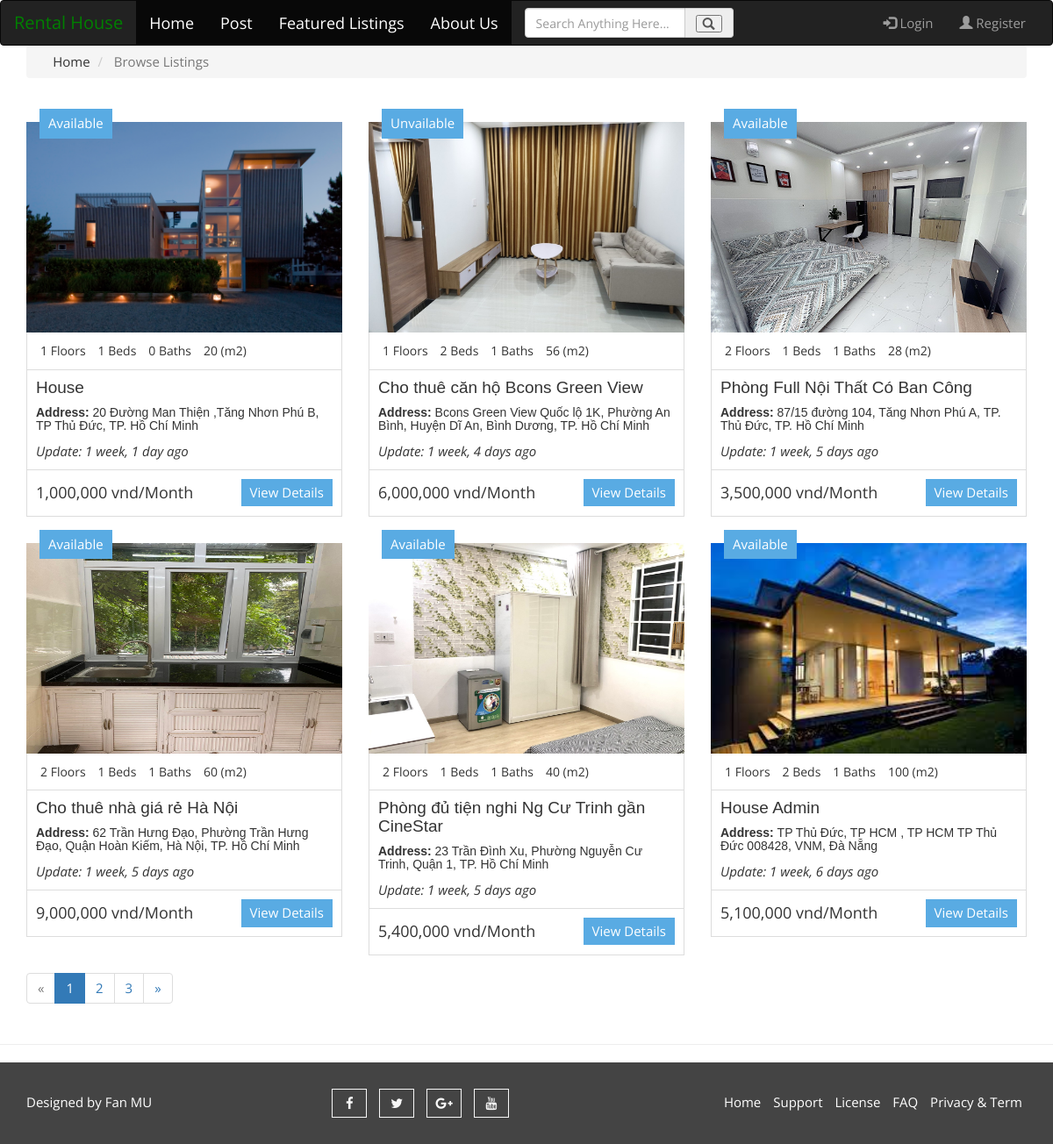
The page /listings/ on the database as committed earlier.
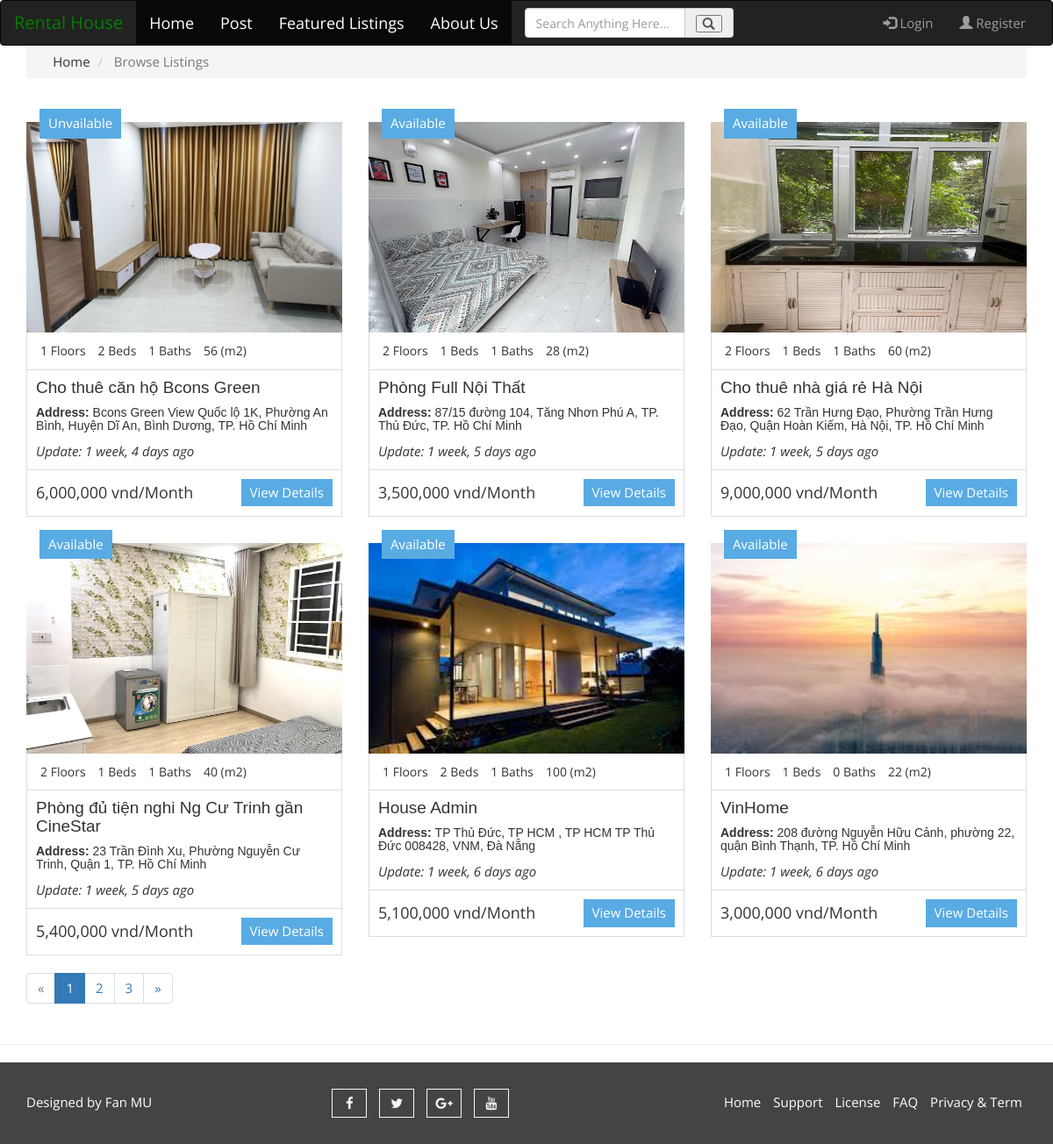
The same page on the database as committed later.
### house/models.py (models this page shows, shortened)
class Listing(models.Model):
    status_choices = (
        ("Available","Available"),
        ("Unvailable", "Unavailable"),
        ("Sale", "For Sale"),
        ('draft', 'Draft'),
        ('published', 'Published'),
    )
    city_choices = {
        ('TP. Hồ Chí Minh', 'TP. Hồ Chí Minh'),
        ('Hà Nội', 'Hà Nội'),
        ('Đà Nẵng', 'Đà Nẵng'),
        ('Bình Dương','Bình Dương'),
        ('An Giang','An Giang'),
        ('Bà Rịa – Vũng Tàu','Bà Rịa – Vũng Tàu'),
        ('Bạc Liêu','Bạc Liêu'),
        ('Bắc Giang','Bắc Giang'),
        ('Bắc Kạn','Bắc Kạn'),
        ('Bắc Ninh','Bắc Ninh'),
        ('Bến Tre','Bến Tre'),
        ('Bình Định','Bình Định'),
        ('Bình Phước','Bình Phước'),
        ('Bình Thuận','Bình Thuận'),
        ('Cà Mau','Cà Mau'),
        ('Cao Bằng','Cao Bằng'),
        ('Cần Thơ','Cần Thơ'),
        ('Đắk Lắk','Đắk Lắk'),
        ('Đắk Nông','Đắk Nông'),
        ('Điện Biên','Điện Biên'),
        ('Đồng Nai','Đồng Nai'),
        ('Đồng Tháp','Đồng Tháp'),
        ('Gia Lai','Gia Lai'),
        ('Hà Giang','Hà Giang'),
        ('Hà Nam','Hà Nam'),
        ('Hà Tĩnh','Hà Tĩnh'),
        ('Hải Dương','Hải Dương'),
        ('Hải Phòng','Hải Phòng'),
        ('Hậu Giang','Hậu Giang'),
        ('Hòa Bình','Hòa Bình'),
        ('Hưng Yên','Hưng Yên'),
        ('Khánh Hòa','Khánh Hòa'),
        ('Kiên Giang','Kiên Giang'),
        ('Kon Tum','Kon Tum'),
        ('Lai Châu','Lai Châu'),
        ('Lạng Sơn','Lạng Sơn'),
        ('Lào Cai','Lào Cai'),
        ('Lâm Đồng','Lâm Đồng'),
        ('Long An','Long An'),
        ('Nam Định','Nam Định'),
        ('Nghệ An','Nghệ An'),
        ('Ninh Bình','Ninh Bình'),
        ('Ninh Thuận','Ninh Thuận'),
        ('Phú Thọ','Phú Thọ'),
        ('Phú Yên','Phú Yên'),
        ('Quảng Bình','Quảng Bình'),
        ('Quảng Nam','Quảng Nam'),
        ('Quảng Ngãi','Quảng Ngãi'),
        ('Quảng Ninh','Quảng Ninh'),
        ('Quảng Trị','Quảng Trị'),
        ('Sóc Trăng','Sóc Trăng'),
        ('Sơn La','Sơn La'),
        ('Tây Ninh','Tây Ninh'),
        ('Thái Bình','Thái Bình'),
        ('Thái Nguyên','Thái Nguyên'),
        ('Thanh Hóa','Thanh Hóa'),
        ('Thừa Thiên Huế','Thừa Thiên Huế'),
        ('Tiền Giang','Tiền Giang'),
        ('Trà Vinh','Trà Vinh'),
        ('Tuyên Quang','Tuyên Quang'),
        ('Vĩnh Long','Vĩnh Long'),
        ('Vĩnh Phúc','Vĩnh Phúc'),
        ('Yên Bái','Yên Bái'),
    }
    status = models.CharField(max_length = 20, choices=status_choices, default="Available")
    lessor = models.ForeignKey(Profile,on_delete = models.CASCADE, blank=True,null=True)
    title = models.CharField(max_length = 120)
    address = models.CharField(max_length = 200)
    city = models.CharField(max_length = 100,choices=city_choices,default='null')
    description = models.TextField(blank=True)
    price = models.IntegerField()
    area = models.IntegerField()
    floor= models.IntegerField(default=1)
    bedrooms = models.IntegerField(default=0)
    kitcheen = models.IntegerField(default=0)
    bathrooms = models.IntegerField(default=0)
    garage = models.BooleanField(default=0)
    AirCondition = models.BooleanField(default=0)
    ComunityCenter = models.BooleanField(default=0)
    SecuritySystem = models.BooleanField(default=0)
    Furniture = models.TextField(default=0)
    list_date = models.DateField(default = datetime.now,blank = True)
    photo_main = models.ImageField(upload_to = 'photos/%Y/%m/%d/')
    photo_1 = models.ImageField(upload_to = 'photos/%Y/%m/%d/',blank =True)
    photo_2 = models.ImageField(upload_to = 'photos/%Y/%m/%d/',blank =True)
    photo_3 = models.ImageField(upload_to = 'photos/%Y/%m/%d/',blank =True)
    photo_4 = models.ImageField(upload_to = 'photos/%Y/%m/%d/',blank =True)
    photo_5 = models.ImageField(upload_to = 'photos/%Y/%m/%d/',blank =True)
    favourites = models.ManyToManyField(
        User, related_name='favourite', default=None, blank=True)

### house/views.py (the view)
# urls.py: path('listings/',views.listing_list,name='listings'),
def listing_list(request):
    listings=Listing.objects.order_by('-list_date')
    paginator = Paginator(listings,6)
    page = request.GET.get('page')
    paged_listings = paginator.get_page(page)
    context={
        'listings':paged_listings
    }
    return render(request, "listings/listings.html",context)

### templates/listings/listings.html (shortened to what this page needs)
{% extends 'base.html' %}
{% load static %}
{% load humanize %}
{% block content %}
  <section id="bc" class="mt-3">
    <div class="container">
      <nav aria-label="breadcrumb">
        <ol class="breadcrumb">
          <li class="breadcrumb-item">
            <a href="{% url 'home' %}">
              <i class="fas fa-home"></i> Home</a>
          </li>
          <li class="breadcrumb-item active"> Browse Listings</li>
        </ol>
      </nav>
    </div>
  </section>
  <section id="listings" class="py-4">
    <div class="container">
      <div class="row">
      {% if listings %}
        {% for listing in listings %}
        <div class="col-md-4">
          <article class="aa-properties-item" >
            <a href="{% url 'listing' listing.pk%}" class="aa-properties-item-img">
              <img src="{{listing.photo_main.url }}" alt="img" width="370" height="240">
            </a>
            <div class="aa-tag for-sale">
              {{listing.status}}
            </div>
            <div class="aa-properties-item-content">
              <div class="aa-properties-info">
                <span>{{listing.floor}} Floors</span>
                <span>{{listing.bedrooms}} Beds</span>
                <span>{{listing.bathrooms}} Baths</span>
                <span>{{listing.area}} (m2)</span>
              </div>
              <div class="aa-properties-about">
                <h3 style="font-size:19px"><a href="{% url 'listing' listing.pk%}">{{listing.title}}</a></h3>
                <h5><strong>Address: </strong>{{listing.address}}, {{listing.city}}</h5>
                <i>Update: {{ listing.list_date | timesince }} ago</i>
              </div>
              <div class="aa-properties-detial">
                <span class="aa-price">
                  {{listing.price | intcomma}} vnd/Month
                </span>
                <a href="{% url 'listing' listing.pk %}" class="aa-secondary-btn">View Details</a>
              </div>
            </div>
          </article>
          </div>
        {% endfor%}
    {% else %}
          <div class="col-md-12">
            <p>No listings available.</p>
          </div>
    {% endif %}
    </div>
      <div class="row">
        <div class="col-md-12">
          {% if listings.has_other_pages %}
            <ul class="pagination">
              {% if listings.has_previous  %}
                <li class="page-item">
                  <a href="?page={{listings.previous_page_number}}" class="page-link">
                    &laquo;
                  </a>
                </li>
                {% else %}
                  <li class="page-item disabled">
                    <a class="page-link">&laquo;</a>
                  </li>
              {% endif %}
              {% for i in listings.paginator.page_range %}
                  {% if listings.number == i %}
                  <li class="page-item active">
                    <a class="page-link">{{i}}</a>
                  </li>
                  {% else %}
                  <li class="page-item">
                    <a href="?page={{i}}" class="page-link">{{i}}</a>
                  </li>
                  {% endif %}
              {% endfor %}
            {% if listings.has_next  %}
                <li class="page-item">
                  <a href="?page={{listings.next_page_number}}" class="page-link">
                    &raquo;
                  </a>
                </li>
                {% else %}
                  <li class="page-item disabled">
                    <a class="page-link">&raquo;</a>
                  </li>
              {% endif %}
            </ul>
          {% endif %}
        </div>
      </div>
    </div>
  </section>
{% endblock%}

### templates/base.html (shortened to what this page needs)
{% load static %}
{% load humanize %}
<!DOCTYPE html>
<html lang="en">
<head>
    <link href="{% static 'css/font-awesome.css' %}" rel="stylesheet">
    <link rel="stylesheet" href="{% static 'css/bootstrap.css' %}">
    <link rel="stylesheet" type="text/css" href="{% static 'css/slick.css' %}">
    <link rel="stylesheet" type="text/css" href="{% static 'css/nouislider.css' %}">
    <link rel="stylesheet" href="{% static 'css/jquery.fancybox.css' %}" type="text/css" media="screen" />
    <link id="switcher" href="{% static 'css/theme-color/default-theme.css' %}" rel="stylesheet">
    <link rel="stylesheet" href="{% static 'css/allstyle.css' %}">
</head>
<body>
    {% include 'navbar.html' %}
    {% block content %}
    {% endblock%}
    <hr>
    {% include 'footer.html' %}
</body>
</html>

### templates/navbar.html (shortened to what this page needs)
{% load static %}
<head>
</head>
<body>
<div class="navbar navbar-inverse " style="margin:0px;">
        <div class="container-fluid">
            <div class="row">
                <div class="col-lg-12">
                    <div class="navbar-header">
                        <a href="{% url 'home' %}" class="navbar-brand" style="color:Green;font-size:20px">Rental House</a>
                    </div>
                    <div class="navbar-collapse collapse" id="mobile_menu">
                        <ul class="nav navbar-nav">
                            <li class="nav-item active">
                                <a class="nav-link active" href="{% url 'home' %}" style="color:white;font-size:18px">Home <span class="sr-only">(current)</span></a>
                            </li>
                            <li class="nav-item active">
                                <a class="nav-link" href="{% url 'create'  %}" style="color:white;font-size:18px">Post</a>
                            </li>
                            <li class="nav-item active">
                                <a class="nav-link" href="{% url 'listings' %}" style="color:white;font-size:18px">Featured Listings</a>
                            </li>
                            <li class="nav-item active">
                                <a class="nav-link " href="{% url 'about' %}" style="color:white;font-size:18px">About Us</a>
                            </li>
                        </ul>
                        <ul class="nav navbar-nav">
                            <li>
                                <form action="{% url 'search' %}" class="navbar-form">
                                    <div class="form-group">
                                        <div class="input-group">
                                            <input type="search" name="keywords" id="" placeholder="Search Anything Here..." class="form-control">
                                            <span class="input-group-addon">
                                                <button class="glyphicon glyphicon-search" type="submit"></button>
                                              </span>
                                        </div>
                                    </div>
                                </form>
                            </li>
                        </ul>
                        <ul class="nav navbar-nav navbar-right">
                            {% if user.is_authenticated %}
                                <li style="font-size:18px">
                                    <a href="{% url 'favourite_list'%}" style="color: red; ">
                                        <i class="fa fa-heart-o " aria-hidden="true"></i>
                                    </a>
                                </li>
                                <li><a href="{% url 'profile' %}"><span class="glyphicon glyphicon-user"></span> Profile</a></li>
                                <li><a href="{% url 'logout' %}"><span class="glyphicon glyphicon-log-out"></span> Log out</a></li>
                            {% else %}
                                <li><a href="{% url 'login' %}"><span class="glyphicon glyphicon-log-in"></span> Login</a></li>
                                <li><a href="{% url 'register' %}"><span class="glyphicon glyphicon-user"></span> Register</a></li>
                            {%endif%}
                        </ul>
                    </div>
                </div>
            </div>
        </div>
    </div>
</body>

### templates/footer.html
{% load static %}
 <footer id="aa-footer" >
    <div class="container">
      <div class="row">
        <div class="col-md-12">
        <div class="aa-footer-area">
          <div class="row">
            <div class="col-md-3 col-sm-6 col-xs-12">
              <div class="aa-footer-left">
               <p>Designed by <a rel="nofollow" href="">Fan MU</a></p>
              </div>
            </div>
            <div class="col-md-3 col-sm-6 col-xs-12">
              <div class="aa-footer-middle">
                <a href="#"><i class="fa fa-facebook"></i></a>
                <a href="#"><i class="fa fa-twitter"></i></a>
                <a href="#"><i class="fa fa-google-plus"></i></a>
                <a href="#"><i class="fa fa-youtube"></i></a>
              </div>
            </div>
            <div class="col-md-6 col-sm-12 col-xs-12">
              <div class="aa-footer-right">
                <a href="#">Home</a>
                <a href="#">Support</a>
                <a href="#">License</a>
                <a href="#">FAQ</a>
                <a href="#">Privacy & Term</a>
              </div>
            </div>
          </div>
        </div>
      </div>
      </div>
    </div>
  </footer>

### webapp/static/css/theme-color/default-theme.css (style rules this page uses)
.aa-secondary-btn { background-color: #59abe3; }
.aa-properties-item .for-sale { background-color: #59abe3; }

Rows that differ between the two databases and show on the page:
removed Listing: photo_main (picture), status "Available", floor "1", bedrooms "1", bathrooms "0", area "20", title "House", address "20 Đường Man Thiện ,Tăng Nhơn Phú B, TP Thủ Đức", city "TP. Hồ Chí Minh", list_date "1 week, 1 day", price "1,000,000"
changed Listing "Unvailable": title "Cho thuê căn hộ Bcons Green View" → "Cho thuê căn hộ Bcons Green"
changed Listing "87/15 đường 104, Tăng Nhơn Phú A, TP. Thủ Đức": title "Phòng Full Nội Thất Có Ban Công" → "Phòng Full Nội Thất"
now on this page (row unchanged): Listing: photo_main (picture), status "Available", floor "1", bedrooms "1", bathrooms "0", area "22", title "VinHome", address "208 đường Nguyễn Hữu Cảnh, phường 22, quận Bình Thạnh", city "TP. Hồ Chí Minh", list_date "1 week, 6 days", price "3,000,000"
